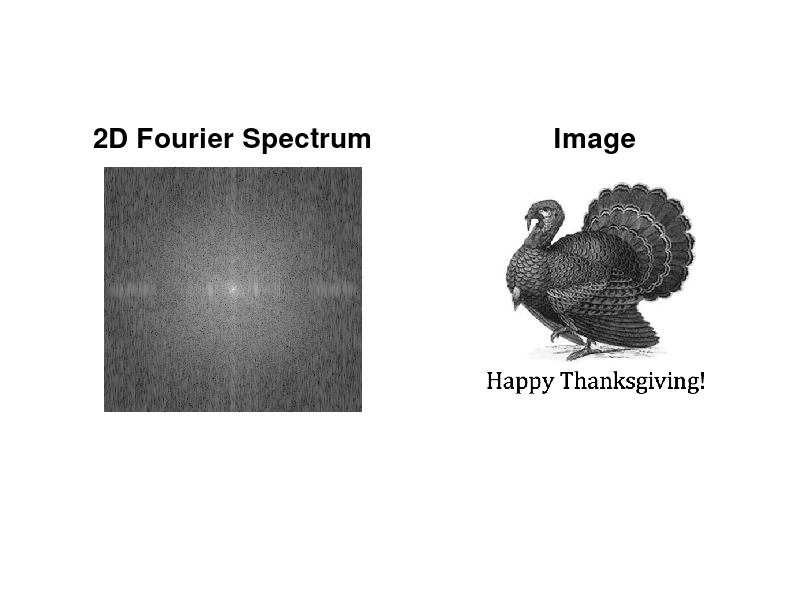

The MATLAB source for this figure:
%===================================================================
% Problem 3
%
%===================================================================
clear;       % Clear variables
close all;   % Close figures
clc;         % Clear command window


%% Load data
load('./fft_of_image_problem3.mat');
Fc1   = fftshift(F1);
[a,b] = size(F1);

nFig = ifft2(F1,a,b);
figure(1)
subplot(1,2,1)
imshow(log10(abs(Fc1.^2)),[])
title('2D Fourier Spectrum','fontsize',20)

subplot(1,2,2)
imshow(nFig,[])
title('Image','fontsize',20)
